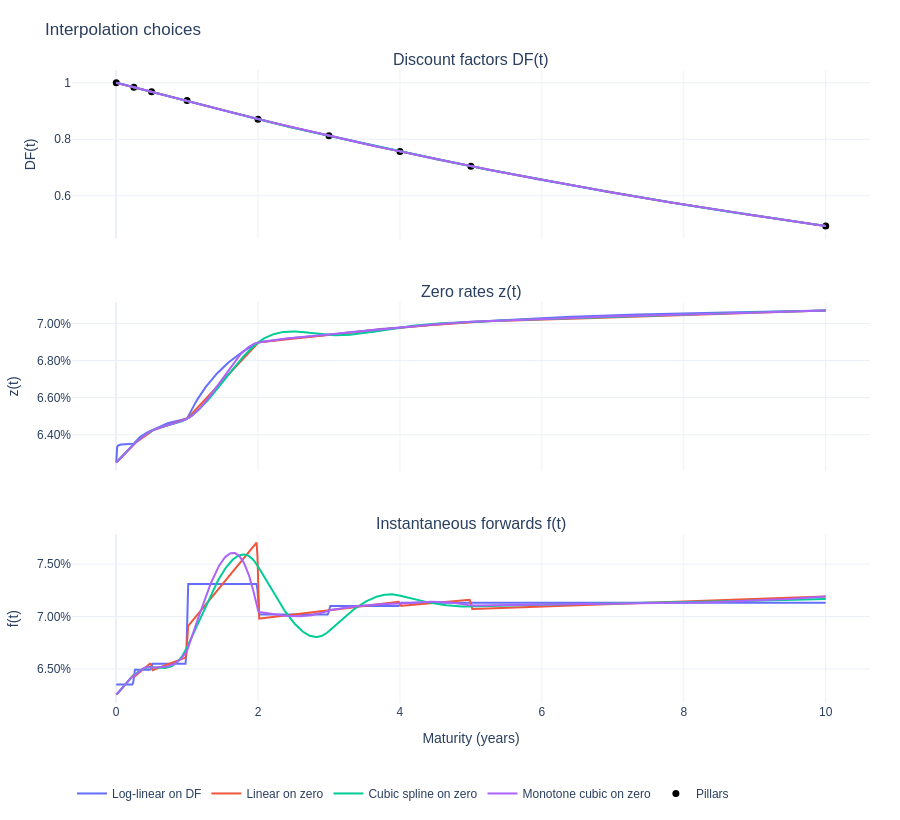

Notebook cell for this chart:
### Code cell
plot_interpolation_examples(market_rates_df, market_rates_df.index[100])

### Figure 1 — Plotly figure (JSON) as saved in the notebook; plotly's stock layout.template omitted (floating-point values rounded to 4 significant figures; data arrays with more than 128 entries replaced by an {"elided": "..."} marker saying what was removed)
{"data": [{"marker": {"color": "black", "size": 7}, "mode": "markers", "name": "Pillars", "type": "scatter", "x": [0.002778, 0.25, 0.5, 1.0, 2.0, 3.0, 4.0, 5.0, 10.0], "xaxis": "x", "y": [0.9998, 0.9843, 0.9684, 0.9372, 0.8711, 0.8121, 0.7564, 0.7044, 0.4931], "yaxis": "y"}, {"legendgroup": "log_linear_df", "legendrank": 10, "line": {"color": "#636EFA"}, "mode": "lines", "name": "Log-linear on DF", "showlegend": true, "type": "scatter", "x": {"elided": "800 float values"}, "xaxis": "x", "y": {"elided": "800 float values"}, "yaxis": "y"}, {"legendgroup": "log_linear_df", "line": {"color": "#636EFA"}, "mode": "lines", "name": "Log-linear on DF", "showlegend": false, "type": "scatter", "x": {"elided": "800 float values"}, "xaxis": "x2", "y": {"elided": "800 float values"}, "yaxis": "y2"}, {"legendgroup": "log_linear_df", "line": {"color": "#636EFA"}, "mode": "lines", "name": "Log-linear on DF", "showlegend": false, "type": "scatter", "x": {"elided": "800 float values"}, "xaxis": "x3", "y": {"elided": "800 float values"}, "yaxis": "y3"}, {"legendgroup": "linear_zero", "legendrank": 11, "line": {"color": "#EF553B"}, "mode": "lines", "name": "Linear on zero", "showlegend": true, "type": "scatter", "x": {"elided": "800 float values"}, "xaxis": "x", "y": {"elided": "800 float values"}, "yaxis": "y"}, {"legendgroup": "linear_zero", "line": {"color": "#EF553B"}, "mode": "lines", "name": "Linear on zero", "showlegend": false, "type": "scatter", "x": {"elided": "800 float values"}, "xaxis": "x2", "y": {"elided": "800 float values"}, "yaxis": "y2"}, {"legendgroup": "linear_zero", "line": {"color": "#EF553B"}, "mode": "lines", "name": "Linear on zero", "showlegend": false, "type": "scatter", "x": {"elided": "800 float values"}, "xaxis": "x3", "y": {"elided": "800 float values"}, "yaxis": "y3"}, {"legendgroup": "cubic_zero", "legendrank": 12, "line": {"color": "#00CC96"}, "mode": "lines", "name": "Cubic spline on zero", "showlegend": true, "type": "scatter", "x": {"elided": "800 float values"}, "xaxis": "x", "y": {"elided": "800 float values"}, "yaxis": "y"}, {"legendgroup": "cubic_zero", "line": {"color": "#00CC96"}, "mode": "lines", "name": "Cubic spline on zero", "showlegend": false, "type": "scatter", "x": {"elided": "800 float values"}, "xaxis": "x2", "y": {"elided": "800 float values"}, "yaxis": "y2"}, {"legendgroup": "cubic_zero", "line": {"color": "#00CC96"}, "mode": "lines", "name": "Cubic spline on zero", "showlegend": false, "type": "scatter", "x": {"elided": "800 float values"}, "xaxis": "x3", "y": {"elided": "800 float values"}, "yaxis": "y3"}, {"legendgroup": "monotone_cubic_zero", "legendrank": 13, "line": {"color": "#AB63FA"}, "mode": "lines", "name": "Monotone cubic on zero", "showlegend": true, "type": "scatter", "x": {"elided": "800 float values"}, "xaxis": "x", "y": {"elided": "800 float values"}, "yaxis": "y"}, {"legendgroup": "monotone_cubic_zero", "line": {"color": "#AB63FA"}, "mode": "lines", "name": "Monotone cubic on zero", "showlegend": false, "type": "scatter", "x": {"elided": "800 float values"}, "xaxis": "x2", "y": {"elided": "800 float values"}, "yaxis": "y2"}, {"legendgroup": "monotone_cubic_zero", "line": {"color": "#AB63FA"}, "mode": "lines", "name": "Monotone cubic on zero", "showlegend": false, "type": "scatter", "x": {"elided": "800 float values"}, "xaxis": "x3", "y": {"elided": "800 float values"}, "yaxis": "y3"}], "layout": {"annotations": [{"font": {"size": 16}, "showarrow": false, "text": "Discount factors DF(t)", "x": 0.5, "xanchor": "center", "xref": "paper", "y": 1, "yanchor": "bottom", "yref": "paper"}, {"font": {"size": 16}, "showarrow": false, "text": "Zero rates z(t)", "x": 0.5, "xanchor": "center", "xref": "paper", "y": 0.6333, "yanchor": "bottom", "yref": "paper"}, {"font": {"size": 16}, "showarrow": false, "text": "Instantaneous forwards f(t)", "x": 0.5, "xanchor": "center", "xref": "paper", "y": 0.2667, "yanchor": "bottom", "yref": "paper"}], "font": {"family": "Arial", "size": 12}, "height": 820, "legend": {"groupclick": "togglegroup", "orientation": "h", "x": 0, "xanchor": "left", "y": -0.12, "yanchor": "top"}, "margin": {"b": 80, "l": 60, "r": 30, "t": 70}, "title": {"text": "Interpolation choices"}, "xaxis": {"anchor": "y", "domain": [0, 1], "matches": "x3", "showticklabels": false, "title": {"text": ""}}, "xaxis2": {"anchor": "y2", "domain": [0, 1], "matches": "x3", "showticklabels": false, "title": {"text": ""}}, "xaxis3": {"anchor": "y3", "domain": [0, 1], "title": {"text": "Maturity (years)"}}, "yaxis": {"anchor": "x", "domain": [0.7333, 1], "title": {"text": "DF(t)"}}, "yaxis2": {"anchor": "x2", "domain": [0.3667, 0.6333], "tickformat": ".2%", "title": {"text": "z(t)"}}, "yaxis3": {"anchor": "x3", "domain": [0, 0.2667], "tickformat": ".2%", "title": {"text": "f(t)"}}}}
